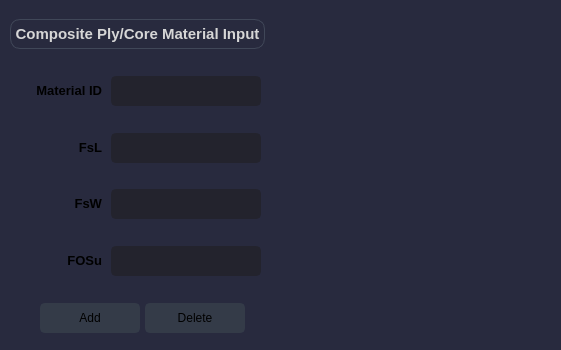
               <widget class="QFrame" name="Material_Core_Frame">
                <property name="styleSheet">
                 <string notr="true">background-color: rgb(40, 42, 62);
border-radius:10px;</string>
                </property>
                <property name="frameShape">
                 <enum>QFrame::StyledPanel</enum>
                </property>
                <property name="frameShadow">
                 <enum>QFrame::Raised</enum>
                </property>
                <layout class="QHBoxLayout" name="horizontalLayout_20">
                 <property name="spacing">
                  <number>0</number>
                 </property>
                 <property name="leftMargin">
                  <number>0</number>
                 </property>
                 <property name="topMargin">
                  <number>0</number>
                 </property>
                 <property name="rightMargin">
                  <number>0</number>
                 </property>
                 <property name="bottomMargin">
                  <number>0</number>
                 </property>
                 <item>
                  <widget class="QFrame" name="Comp_Core_Frame">
                   <property name="maximumSize">
                    <size>
                     <width>350</width>
                     <height>350</height>
                    </size>
                   </property>
                   <property name="frameShape">
                    <enum>QFrame::StyledPanel</enum>
                   </property>
                   <property name="frameShadow">
                    <enum>QFrame::Raised</enum>
                   </property>
                   <layout class="QVBoxLayout" name="verticalLayout_18">
                    <property name="spacing">
                     <number>10</number>
                    </property>
                    <property name="leftMargin">
                     <number>10</number>
                    </property>
                    <property name="topMargin">
                     <number>10</number>
                    </property>
                    <property name="rightMargin">
                     <number>10</number>
                    </property>
                    <property name="bottomMargin">
                     <number>10</number>
                    </property>
                    <item>
                     <widget class="QFrame" name="Comp_Core_Label_Frame">
                      <property name="frameShape">
                       <enum>QFrame::StyledPanel</enum>
                      </property>
                      <property name="frameShadow">
                       <enum>QFrame::Raised</enum>
                      </property>
                      <layout class="QVBoxLayout" name="verticalLayout_19">
                       <property name="leftMargin">
                        <number>0</number>
                       </property>
                       <property name="rightMargin">
                        <number>10</number>
                       </property>
                       <item>
                        <widget class="QLabel" name="CompCore_Label">
                         <property name="minimumSize">
                          <size>
                           <width>0</width>
                           <height>30</height>
                          </size>
                         </property>
                         <property name="maximumSize">
                          <size>
                           <width>300</width>
                           <height>30</height>
                          </size>
                         </property>
                         <property name="font">
                          <font>
                           <family>Segoe UI</family>
                           <pointsize>11</pointsize>
                           <weight>75</weight>
                           <bold>true</bold>
                          </font>
                         </property>
                         <property name="styleSheet">
                          <string notr="true">color: rgb(214, 214, 214);
border:1px solid rgb(64, 71, 88);</string>
                         </property>
                         <property name="text">
                          <string>Composite Ply/Core Material Input</string>
                         </property>
                         <property name="alignment">
                          <set>Qt::AlignCenter</set>
                         </property>
                        </widget>
                       </item>
                      </layout>
                     </widget>
                    </item>
                    <item>
                     <widget class="QFrame" name="Comp_Core_MatID_Frame">
                      <property name="maximumSize">
                       <size>
                        <width>16777215</width>
                        <height>50</height>
                       </size>
                      </property>
                      <property name="frameShape">
                       <enum>QFrame::StyledPanel</enum>
                      </property>
                      <property name="frameShadow">
                       <enum>QFrame::Raised</enum>
                      </property>
                      <layout class="QHBoxLayout" name="horizontalLayout_21">
                       <item>
                        <widget class="QLabel" name="CompCore_MatID_Label">
                         <property name="minimumSize">
                          <size>
                           <width>50</width>
                           <height>0</height>
                          </size>
                         </property>
                         <property name="maximumSize">
                          <size>
                           <width>80</width>
                           <height>16777215</height>
                          </size>
                         </property>
                         <property name="font">
                          <font>
                           <family>Segoe UI</family>
                           <pointsize>10</pointsize>
                           <weight>75</weight>
                           <bold>true</bold>
                          </font>
                         </property>
                         <property name="text">
                          <string>Material ID</string>
                         </property>
                         <property name="alignment">
                          <set>Qt::AlignRight|Qt::AlignTrailing|Qt::AlignVCenter</set>
                         </property>
                        </widget>
                       </item>
                       <item>
                        <widget class="QLineEdit" name="CompCore_MatID_LineEdit">
                         <property name="minimumSize">
                          <size>
                           <width>150</width>
                           <height>30</height>
                          </size>
                         </property>
                         <property name="maximumSize">
                          <size>
                           <width>150</width>
                           <height>30</height>
                          </size>
                         </property>
                         <property name="font">
                          <font>
                           <family>Segoe UI</family>
                           <pointsize>9</pointsize>
                          </font>
                         </property>
                         <property name="styleSheet">
                          <string notr="true">QLineEdit {
	background-color: rgb(35, 35, 45);
	border-radius: 5px;
	border: 2px solid rgb(35, 35, 45);
	padding-left: 10px;
}
QLineEdit:hover {
	border: 2px solid rgb(64, 71, 88);
}
QLineEdit:focus {
	border: 2px solid rgb(91, 101, 124);
}</string>
                         </property>
                        </widget>
                       </item>
                      </layout>
                     </widget>
                    </item>
                    <item>
                     <widget class="QFrame" name="Comp_Core_FsL_Frame">
                      <property name="maximumSize">
                       <size>
                        <width>16777215</width>
                        <height>50</height>
                       </size>
                      </property>
                      <property name="frameShape">
                       <enum>QFrame::StyledPanel</enum>
                      </property>
                      <property name="frameShadow">
                       <enum>QFrame::Raised</enum>
                      </property>
                      <layout class="QHBoxLayout" name="horizontalLayout_22">
                       <item>
                        <widget class="QLabel" name="CompCore_FsL_Label">
                         <property name="minimumSize">
                          <size>
                           <width>50</width>
                           <height>0</height>
                          </size>
                         </property>
                         <property name="maximumSize">
                          <size>
                           <width>80</width>
                           <height>16777215</height>
                          </size>
                         </property>
                         <property name="font">
                          <font>
                           <family>Segoe UI</family>
                           <pointsize>10</pointsize>
                           <weight>75</weight>
                           <bold>true</bold>
                          </font>
                         </property>
                         <property name="text">
                          <string>FsL</string>
                         </property>
                         <property name="alignment">
                          <set>Qt::AlignRight|Qt::AlignTrailing|Qt::AlignVCenter</set>
                         </property>
                        </widget>
                       </item>
                       <item>
                        <widget class="QLineEdit" name="CompCore_FsL_LineEdit">
                         <property name="minimumSize">
                          <size>
                           <width>150</width>
                           <height>30</height>
                          </size>
                         </property>
                         <property name="maximumSize">
                          <size>
                           <width>150</width>
                           <height>30</height>
                          </size>
                         </property>
                         <property name="font">
                          <font>
                           <family>Segoe UI</family>
                           <pointsize>9</pointsize>
                          </font>
                         </property>
                         <property name="styleSheet">
                          <string notr="true">QLineEdit {
	background-color: rgb(35, 35, 45);
	border-radius: 5px;
	border: 2px solid rgb(35, 35, 45);
	padding-left: 10px;
}
QLineEdit:hover {
	border: 2px solid rgb(64, 71, 88);
}
QLineEdit:focus {
	border: 2px solid rgb(91, 101, 124);
}</string>
                         </property>
                        </widget>
                       </item>
                      </layout>
                     </widget>
                    </item>
                    <item>
                     <widget class="QFrame" name="Comp_Core_FsW_Frame">
                      <property name="maximumSize">
                       <size>
                        <width>16777215</width>
                        <height>50</height>
                       </size>
                      </property>
                      <property name="frameShape">
                       <enum>QFrame::StyledPanel</enum>
                      </property>
                      <property name="frameShadow">
                       <enum>QFrame::Raised</enum>
                      </property>
                      <layout class="QHBoxLayout" name="horizontalLayout_23">
                       <item>
                        <widget class="QLabel" name="CompCore_FsW_Label">
                         <property name="minimumSize">
                          <size>
                           <width>50</width>
                           <height>0</height>
                          </size>
                         </property>
                         <property name="maximumSize">
                          <size>
                           <width>80</width>
                           <height>16777215</height>
                          </size>
                         </property>
                         <property name="font">
                          <font>
                           <family>Segoe UI</family>
                           <pointsize>10</pointsize>
                           <weight>75</weight>
                           <bold>true</bold>
                          </font>
                         </property>
                         <property name="text">
                          <string>FsW</string>
                         </property>
                         <property name="alignment">
                          <set>Qt::AlignRight|Qt::AlignTrailing|Qt::AlignVCenter</set>
                         </property>
                        </widget>
                       </item>
                       <item>
                        <widget class="QLineEdit" name="CompCore_FsW_LineEdit">
                         <property name="minimumSize">
                          <size>
                           <width>150</width>
                           <height>30</height>
                          </size>
                         </property>
                         <property name="maximumSize">
                          <size>
                           <width>150</width>
                           <height>30</height>
                          </size>
                         </property>
                         <property name="font">
                          <font>
                           <family>Segoe UI</family>
                           <pointsize>9</pointsize>
                          </font>
                         </property>
                         <property name="styleSheet">
                          <string notr="true">QLineEdit {
	background-color: rgb(35, 35, 45);
	border-radius: 5px;
	border: 2px solid rgb(35, 35, 45);
	padding-left: 10px;
}
QLineEdit:hover {
	border: 2px solid rgb(64, 71, 88);
}
QLineEdit:focus {
	border: 2px solid rgb(91, 101, 124);
}</string>
                         </property>
                        </widget>
                       </item>
                      </layout>
                     </widget>
                    </item>
                    <item>
                     <widget class="QFrame" name="Comp_Core_FOSu_Frame">
                      <property name="maximumSize">
                       <size>
                        <width>16777215</width>
                        <height>50</height>
                       </size>
                      </property>
                      <property name="frameShape">
                       <enum>QFrame::StyledPanel</enum>
                      </property>
                      <property name="frameShadow">
                       <enum>QFrame::Raised</enum>
                      </property>
                      <layout class="QHBoxLayout" name="horizontalLayout_24">
                       <item>
                        <widget class="QLabel" name="CompCore_FOSu_Label">
                         <property name="minimumSize">
                          <size>
                           <width>50</width>
                           <height>0</height>
                          </size>
                         </property>
                         <property name="maximumSize">
                          <size>
                           <width>80</width>
                           <height>16777215</height>
                          </size>
                         </property>
                         <property name="font">
                          <font>
                           <family>Segoe UI</family>
                           <pointsize>10</pointsize>
                           <weight>75</weight>
                           <bold>true</bold>
                          </font>
                         </property>
                         <property name="text">
                          <string>FOSu</string>
                         </property>
                         <property name="alignment">
                          <set>Qt::AlignRight|Qt::AlignTrailing|Qt::AlignVCenter</set>
                         </property>
                        </widget>
                       </item>
                       <item>
                        <widget class="QLineEdit" name="CompCore_FOSu_LineEdit">
                         <property name="minimumSize">
                          <size>
                           <width>150</width>
                           <height>30</height>
                          </size>
                         </property>
                         <property name="maximumSize">
                          <size>
                           <width>150</width>
                           <height>30</height>
                          </size>
                         </property>
                         <property name="font">
                          <font>
                           <family>Segoe UI</family>
                           <pointsize>9</pointsize>
                          </font>
                         </property>
                         <property name="styleSheet">
                          <string notr="true">QLineEdit {
	background-color: rgb(35, 35, 45);
	border-radius: 5px;
	border: 2px solid rgb(35, 35, 45);
	padding-left: 10px;
}
QLineEdit:hover {
	border: 2px solid rgb(64, 71, 88);
}
QLineEdit:focus {
	border: 2px solid rgb(91, 101, 124);
}</string>
                         </property>
                        </widget>
                       </item>
                      </layout>
                     </widget>
                    </item>
                    <item>
                     <widget class="QFrame" name="Comp_Core_Btns_Frame">
                      <property name="frameShape">
                       <enum>QFrame::StyledPanel</enum>
                      </property>
                      <property name="frameShadow">
                       <enum>QFrame::Raised</enum>
                      </property>
                      <layout class="QHBoxLayout" name="horizontalLayout_25">
                       <property name="spacing">
                        <number>5</number>
                       </property>
                       <property name="leftMargin">
                        <number>30</number>
                       </property>
                       <property name="rightMargin">
                        <number>30</number>
                       </property>
                       <item>
                        <widget class="QPushButton" name="CompCore_Add_Btn">
                         <property name="minimumSize">
                          <size>
                           <width>100</width>
                           <height>30</height>
                          </size>
                         </property>
                         <property name="maximumSize">
                          <size>
                           <width>100</width>
                           <height>30</height>
                          </size>
                         </property>
                         <property name="styleSheet">
                          <string notr="true">QPushButton {
	border: 2px solid rgb(52, 59, 72);
	border-radius: 5px;	
	background-color: rgb(52, 59, 72);
}
QPushButton:hover {
	background-color: rgb(57, 65, 80);
	border: 2px solid rgb(61, 70, 86);
}
QPushButton:pressed {	
	background-color: rgb(217, 4, 41);
	border: 2px solid rgb(43, 50, 61);
}</string>
                         </property>
                         <property name="text">
                          <string>Add</string>
                         </property>
                        </widget>
                       </item>
                       <item>
                        <widget class="QPushButton" name="CompCore_Del_Btn">
                         <property name="minimumSize">
                          <size>
                           <width>100</width>
                           <height>30</height>
                          </size>
                         </property>
                         <property name="maximumSize">
                          <size>
                           <width>100</width>
                           <height>30</height>
                          </size>
                         </property>
                         <property name="styleSheet">
                          <string notr="true">QPushButton {
	border: 2px solid rgb(52, 59, 72);
	border-radius: 5px;	
	background-color: rgb(52, 59, 72);
}
QPushButton:hover {
	background-color: rgb(57, 65, 80);
	border: 2px solid rgb(61, 70, 86);
}
QPushButton:pressed {	
	background-color: rgb(217, 4, 41);
	border: 2px solid rgb(43, 50, 61);
}</string>
                         </property>
                         <property name="text">
                          <string>Delete</string>
                         </property>
                        </widget>
                       </item>
                      </layout>
                     </widget>
                    </item>
                   </layout>
                  </widget>
                 </item>
                 <item>
                  <widget class="QFrame" name="Comp_Core_Table_Frame">
                   <property name="frameShape">
                    <enum>QFrame::StyledPanel</enum>
                   </property>
                   <property name="frameShadow">
                    <enum>QFrame::Raised</enum>
                   </property>
                   <layout class="QHBoxLayout" name="horizontalLayout_26">
                    <property name="spacing">
                     <number>10</number>
                    </property>
                    <property name="leftMargin">
                     <number>10</number>
                    </property>
                    <property name="topMargin">
                     <number>10</number>
                    </property>
                    <property name="rightMargin">
                     <number>10</number>
                    </property>
                    <property name="bottomMargin">
                     <number>10</number>
                    </property>
                    <item>
                     <widget class="QTableView" name="CompCore_TableView">
                      <property name="frameShape">
                       <enum>QFrame::NoFrame</enum>
                      </property>
                     </widget>
                    </item>
                   </layout>
                  </widget>
                 </item>
                </layout>
               </widget>
